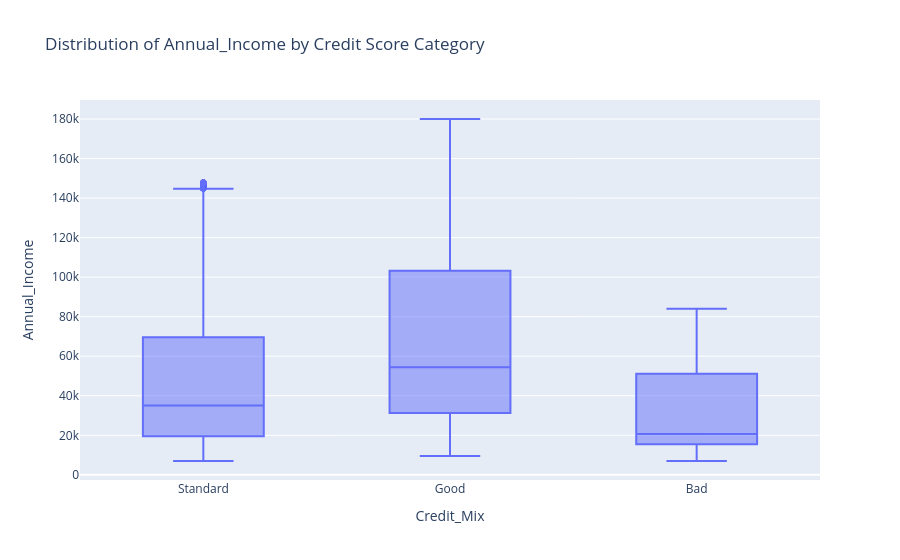

Here is the notebook cell this chart was saved with:
### Markdown cell above
La mediana de los ingresos de los clientes malos parecen significativamente inferiores a los clientes Standard y en mayor medida a los Buenos.

### Code cell
fig_box = px.box(df, x="Credit_Mix", y=col, title=f"Distribution of {col} by Credit Score Category")
fig_box.show()

### Figure 1 — Plotly figure (JSON) as saved in the notebook; plotly's stock layout.template omitted (floating-point values rounded to 4 significant figures; data arrays with more than 128 entries replaced by an {"elided": "..."} marker saying what was removed)
{"data": [{"alignmentgroup": "True", "hovertemplate": "Credit_Mix=%{x}<br>Annual_Income=%{y}<extra></extra>", "legendgroup": "", "marker": {"color": "#636efa"}, "name": "", "notched": false, "offsetgroup": "", "orientation": "v", "showlegend": false, "type": "box", "x": {"elided": "100000 str values"}, "x0": " ", "xaxis": "x", "y": {"elided": "100000 float values"}, "y0": " ", "yaxis": "y"}], "layout": {"boxmode": "group", "legend": {"tracegroupgap": 0}, "title": {"text": "Distribution of Annual_Income by Credit Score Category"}, "xaxis": {"anchor": "y", "domain": [0, 1], "title": {"text": "Credit_Mix"}}, "yaxis": {"anchor": "x", "domain": [0, 1], "title": {"text": "Annual_Income"}}}}
